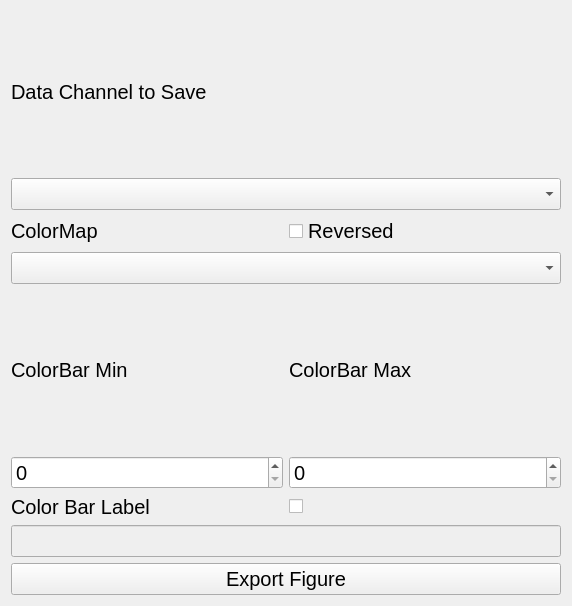
<?xml version="1.0" encoding="UTF-8"?>
<ui version="4.0">
 <class>ExportFigure</class>
 <widget class="QWidget" name="ExportFigure">
  <property name="geometry">
   <rect>
    <x>0</x>
    <y>0</y>
    <width>572</width>
    <height>606</height>
   </rect>
  </property>
  <property name="windowTitle">
   <string>Form</string>
  </property>
  <layout class="QGridLayout" name="gridLayout">
   <item row="5" column="1">
    <widget class="QSpinBox" name="vmax_spinBox">
     <property name="font">
      <font>
       <pointsize>15</pointsize>
      </font>
     </property>
     <property name="maximum">
      <number>1000000000</number>
     </property>
    </widget>
   </item>
   <item row="7" column="0">
    <widget class="QLabel" name="label_5">
     <property name="font">
      <font>
       <pointsize>15</pointsize>
      </font>
     </property>
     <property name="text">
      <string>Color Bar Label</string>
     </property>
    </widget>
   </item>
   <item row="0" column="0" colspan="2">
    <widget class="QLabel" name="label">
     <property name="font">
      <font>
       <pointsize>15</pointsize>
      </font>
     </property>
     <property name="text">
      <string>Data Channel to Save</string>
     </property>
    </widget>
   </item>
   <item row="1" column="0" colspan="2">
    <widget class="QComboBox" name="dataChannel_comboBox">
     <property name="font">
      <font>
       <pointsize>15</pointsize>
      </font>
     </property>
    </widget>
   </item>
   <item row="3" column="0" colspan="2">
    <widget class="QComboBox" name="cmap_comboBox">
     <property name="font">
      <font>
       <pointsize>15</pointsize>
      </font>
     </property>
    </widget>
   </item>
   <item row="2" column="0">
    <widget class="QLabel" name="label_2">
     <property name="font">
      <font>
       <pointsize>15</pointsize>
      </font>
     </property>
     <property name="text">
      <string>ColorMap</string>
     </property>
    </widget>
   </item>
   <item row="5" column="0">
    <widget class="QSpinBox" name="vmin_spinBox">
     <property name="font">
      <font>
       <pointsize>15</pointsize>
      </font>
     </property>
     <property name="maximum">
      <number>1000000000</number>
     </property>
    </widget>
   </item>
   <item row="4" column="0">
    <widget class="QLabel" name="label_3">
     <property name="font">
      <font>
       <pointsize>15</pointsize>
      </font>
     </property>
     <property name="text">
      <string>ColorBar Min</string>
     </property>
    </widget>
   </item>
   <item row="4" column="1">
    <widget class="QLabel" name="label_4">
     <property name="font">
      <font>
       <pointsize>15</pointsize>
      </font>
     </property>
     <property name="text">
      <string>ColorBar Max</string>
     </property>
    </widget>
   </item>
   <item row="8" column="0" colspan="2">
    <widget class="QLineEdit" name="cbar_label">
     <property name="enabled">
      <bool>false</bool>
     </property>
     <property name="font">
      <font>
       <pointsize>15</pointsize>
      </font>
     </property>
    </widget>
   </item>
   <item row="9" column="0" colspan="2">
    <widget class="QPushButton" name="exportFig_pushButton">
     <property name="font">
      <font>
       <pointsize>15</pointsize>
      </font>
     </property>
     <property name="text">
      <string>Export Figure</string>
     </property>
    </widget>
   </item>
   <item row="2" column="1">
    <widget class="QCheckBox" name="reverse_checkBox">
     <property name="font">
      <font>
       <pointsize>15</pointsize>
      </font>
     </property>
     <property name="text">
      <string>Reversed</string>
     </property>
    </widget>
   </item>
   <item row="7" column="1">
    <widget class="QCheckBox" name="cbar_checkBox">
     <property name="font">
      <font>
       <pointsize>15</pointsize>
      </font>
     </property>
     <property name="text">
      <string/>
     </property>
    </widget>
   </item>
  </layout>
 </widget>
 <resources/>
 <connections/>
</ui>
